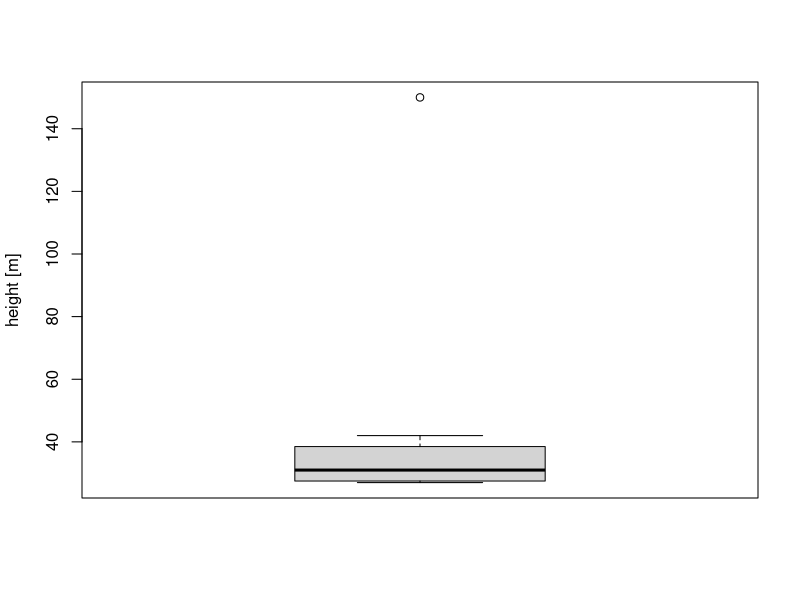
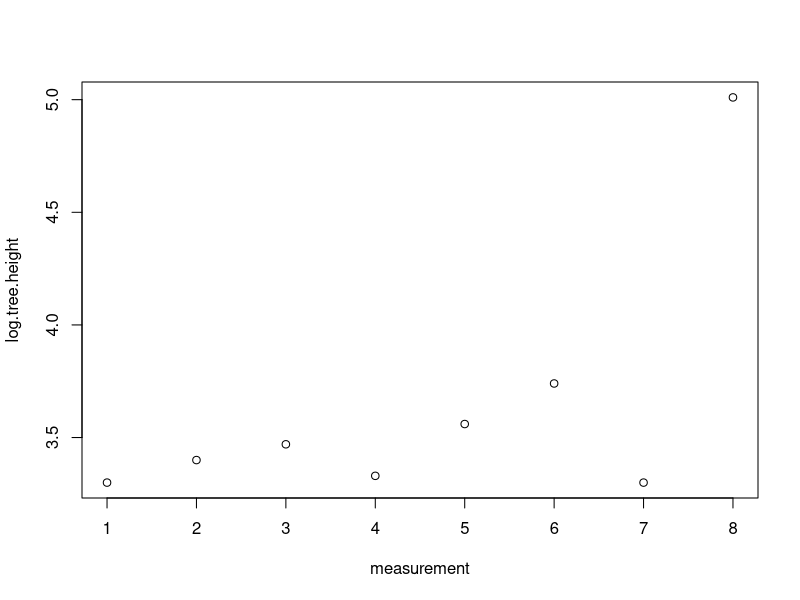
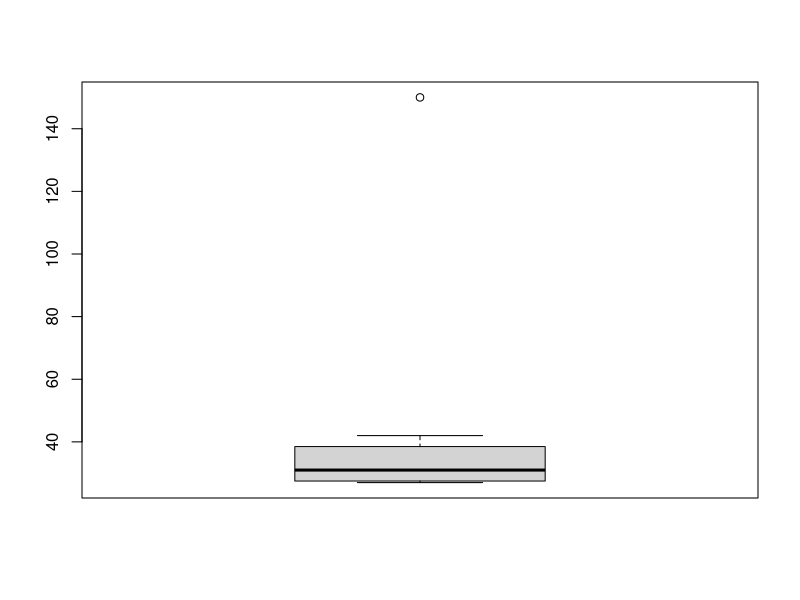
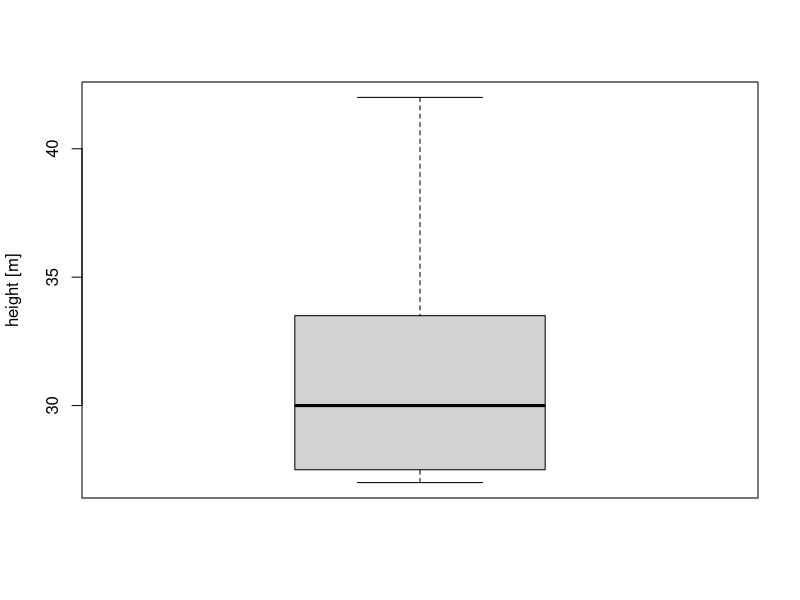
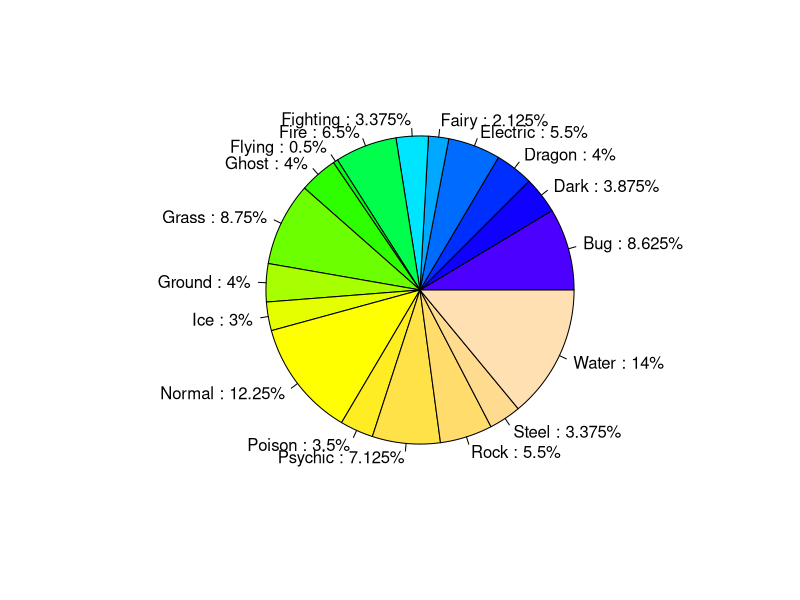
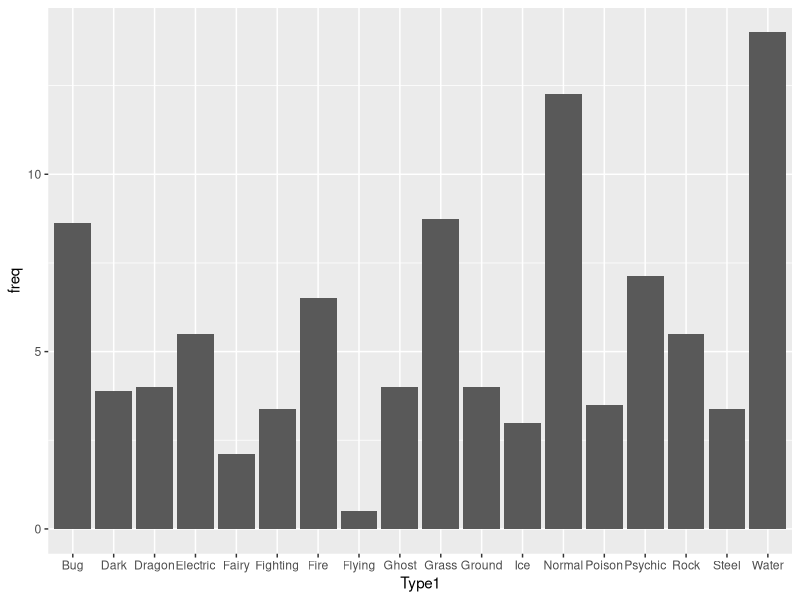
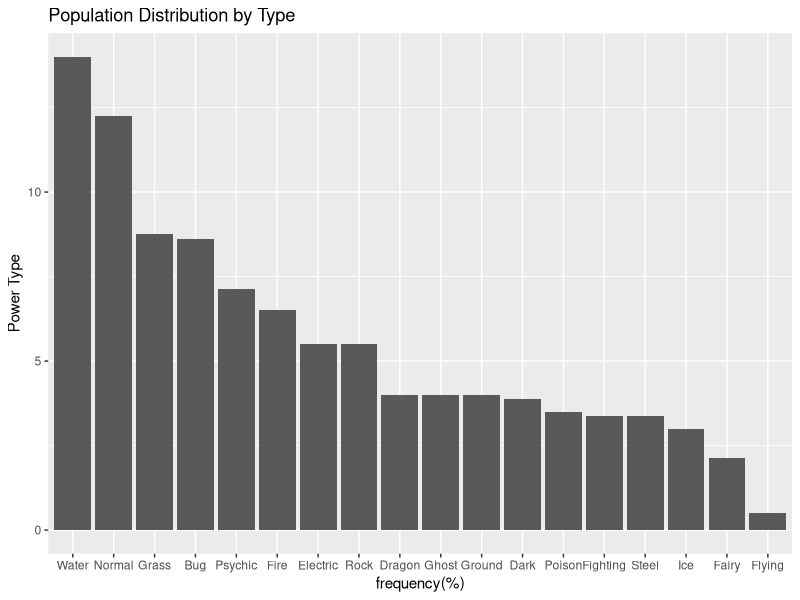

Write R code to recreate these figures, in order.
#Setup---
# https://librarysearch.stir.ac.uk/discovery/fulldisplay?docid=alma991004705879706861&context=L&vid=44UST_INST:VU1&lang=en&search_scope=ALMA_NO_JOURNALS&adaptor=Local%20Search%20Engine&tab=LibraryCatalog&query=any,contains,r%20ecology&offset=0
# file:///C:/Users/tmaso/OneDrive/Msc%20Environmental%20Management/R/Lakicevic2020_Book_IntroductionToRForTerrestrialE.pdf

library(dplyr)
library(ggplot2)

#Creating vectors----
id<-1:12
species<-paste("Species", 1:12)
size<-c(50,25,30,45,2,70,22,20,10,45,22,56)
altitude<-c(rep("0-500",2), rep("501-1000",3), rep("1001-1500",5), rep("0-500",2))
protection<-c(rep(T, each=5), rep(F, each=7))

# create DF----
df<-data.frame(id, species, size, altitude, protection)
df
View(df)

# subsetting data (and making a separate DF)----
df_subset<-subset(df,size>=50)
View(df_subset)

# multiple criteria subset
subset(df, size>10 &(altitude=="0-500"|altitude=="501-1000")&protection==T)

#removing elements from a dataframe
  #remove a row
df[-12,] # removes 12th row
df[-c(1:7,10),] #removes 1 to 7 and 10

#remove cols based on name
subset(df,select = -c(altitude,protection))

#remove cols and rows at the same time
df[-(2:9),-c(1,3)] #removes rows 2 to 9 and rows 1 and 3df
# to keep only cols 1 and 3, just remove the "-" before "c"

#Adding elements to a data frame----
# This will add the year 2018, 2019 repeated 6x
year<-c(rep(2018:2019,6))

#append to the DF
cbind(df,year) #or
data.frame(df,year)

#Merge DF's----

# COLUMNS
  #create new df to merge 
df.category<-data.frame(id=1:12,category=c("a","b","c"))
df.category
  # merge
merge(df,df.category,by="id")

# ROWS
df.row<-apply(df,2,min) #this row contains the lowest value in each column
df.row
#this creates 1 row, it can be added using rbind
rbind(df,df.row)

# or as a list, create the list
row.list<-list(15,"species 8",28,"501-1000",T)
row.list
#bind it
rbind(df[1:3,],row.list) #this binds it with only entries 1,3 for example

# OPERATIONS----

#cut function
size.group<-cut(df$size,breaks=3,
                labels = c("small","medium","large"))
size.group
cbind(df,size.group)
# in this example R auto-defines small, med and large
  # but we can define our own thresholds
size.group2<-cut(df$size,breaks=c(0,30,100), #2 groups are make <=30 and bwteen 30-100.
                 labels=c("regular","remarkable"))
size.group2
cbind(df,size.group2)

#Manipulating the dataframe----

  #find max population size for protected species
protected<-subset(df,protection==T)
max(protected$size)
protected

  #count species with protected status
length(which(df$protection==T))
    # and in a specific range
length(which(df$protection==T & df$altitude=="0-500"))

  #max pop size in each range
df3<-aggregate(df$size,by=list(altitude),FUN=max)
df3
   #name the columns
names(df3)<-c("altitude","max pop size")
   #reorder the data
df3[order(df3$`max pop size`),]

#calculate avg pop size by protection status
df4<-aggregate(df$size,by=list(protection),FUN=mean)
names(df4)<-c("protection","avg pop size")
df4

#MISSING DATA----
  # for demo, replace pop sizes of 45 with NA
df$size[df$size==45]<-NA
df.na<-df
df.na

# NA data means tha certain sums will not work, for example
sum(df$size)
# NA values need to be replaced
sum(df$size,na.rm=T)
  # na remove sums up all the values excluding NA

# in order to list all rows with NA (missing data)
df[!complete.cases(df),]

#Replacing missing values----
#Creating a vector with complete cases
size.complete<-df$size[complete.cases(df$size)]
size.complete
#Finding a mode value for complete cases
size.complete<-factor(size.complete)
mode<-rev(sort(summary(size.complete)))
mode<-mode[1]
mode
#Filling missing elements with the mode value
df$size[!complete.cases(df$size)]<-22
df$size
df # NA's have been placed with 22

#Finding the median value of complete cases
median<-median(df$size, na.rm=T)
median
#Filling missing elements with the median value
df$size[!complete.cases(df$size)]<-median
df$size
df # NA's have been placed with 22

# "Safe" NA threshold----
  #There is a conventional threshold regarding the number 
  #of missing values in a row or column that should be taken 
  #into account. If we have large datasets, a threshold of 5% 
  #missing values is considered “safe.” 
  #For cases in which there are more than 5% missing values, 
  #it is recommended to discard that column or row from the data

#Checking percentage of missing elements in a column
per.missing<-function(x){sum(is.na(x))/length(x)*100}
apply(df.na, 2, per.missing)
# we have 16% data NA. This a big issue because this is a small dataset

#Checking percentage of missing elements in a row
miss.rows<-apply(df.na, 1, per.missing)
cbind(id, miss.rows)
  # shows that 20% of elements have missing data in THE ROW
   # 1 column out of 5


#OUTLIER DATA----
# transforming outliers----

#Measured height of poplar trees [meters]
tree.height.meters<-c(27,30,32,28,35,42,27,150)
  # here we have outlier data of 150
boxplot(tree.height.meters, ylab = "height [m]")
  # if we think the outlier is invalid we can just remove it, but if it valid
  # we can log-transform the data
#Transforming values using log funtion
log.tree.height<-log(tree.height.meters)
log.tree.height<-round(log.tree.height,2)
log.tree.height
#Plotting transformed values
plot(log.tree.height, xlab="measurement")

# We can ise this ^ to compare the inital and logtransformed data to show the effect
#Creating a matrix (initial and transformed values)
it<-matrix(c(tree.height.meters,log.tree.height), ncol=2, byrow=F)
colnames(it)<-c("initial", "transformed")
it
#Defining multiple functions
multi.fun <- function(x) {c(mean = mean(x),
            median = median(x), sd = sd(x))}
#Apply multiple functions
apply(it,2, multi.fun)

# removing outliers----
initial<-tree.height.meters # first, rename the dataset in question
rm.out<-initial[!initial%in%boxplot(initial)$out]
rm.out
# now the boxplot is reasonable
boxplot(rm.out, ylab="height [m]")
# with SUMMARY i can pull descriptive data
summary(rm.out)

# BASIC ECOLOGICAL ANALYSIS----
getwd()
list.files()
pdata<-read.csv("pdtest.csv")
pdata$Type1<-pdata$Type.1
pdata<-select(pdata,-Type.1)
View(pdata)
dim(pdata)
str(pdata)
unique(pdata$`Type1`)

# create a new DF subset for all Fire Types
fire<-subset(pdata,`Type1`=="Fire")
View(fire)

# back to pdata, make Type 1 a factor
pdata$`Type1`<-factor(pdata$`Type1`)
summary(pdata$`Type1`) # see totals per Type1

#calculate biological spectrum
biospec<-prop.table(summary(pdata$'Type1'))*100
biospec# results are as a %
biospec[rev(order(biospec))] # this orders HI-LOW
# transform the results into a matrix!
biospec<-as.matrix(biospec)
labels<-paste(c(rownames(biospec)),":",
              biospec[,1])
labels<-paste(labels,"%",sep="")
#pie
pie(biospec,labels=labels,col=topo.colors(18))

# DPLYR CAN ALSO WORK OUR PROPORTION WITHOUT SUBSETTING----
pdata %>%
  group_by(Type1)%>%
  summarize(n=n())%>%
  mutate(freq=n/sum(n)*100)
# or BETTER BECAUSE DECIMALS ARE EQUAL!!!----
typechart<-pdata %>% 
  count(Type1) %>% 
  mutate(freq=n/sum(n)*100) %>% 
  arrange(desc(freq))
View(typechart)
# Then chart
ggplot(typechart,aes(Type1,freq))+
  geom_col()
# order and formatting
ggplot(typechart,aes(reorder(Type1,-freq,sum),freq))+
  geom_col()+
  labs(x="frequency(%)",
       y = "Power Type",
       title = "Population Distribution by Type")
